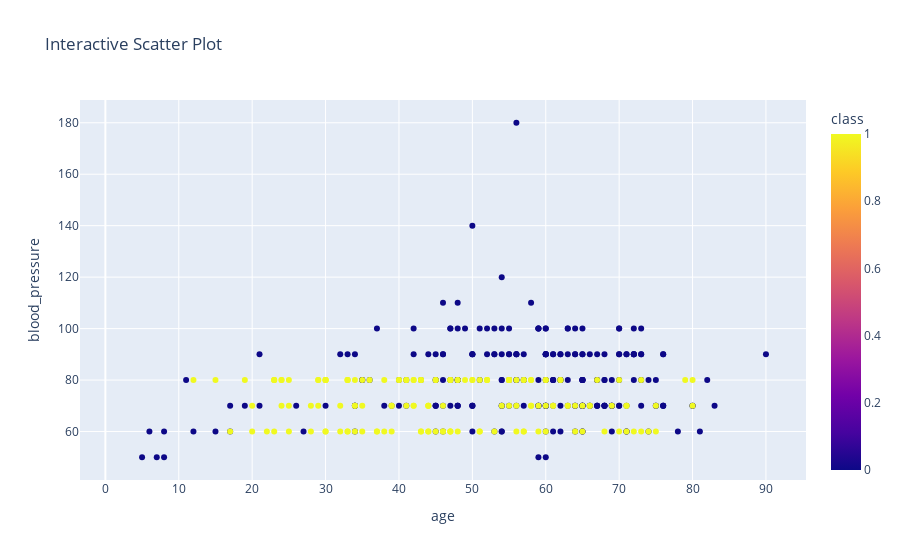

The notebook cell this image was saved under:
### Code cell
px.scatter(df, x= 'age', y = 'blood_pressure', color = 'class', hover_data = ['serum_creatinine', 'haemoglobin'], title = "Interactive Scatter Plot")

### Figure 1 — Plotly figure (JSON) as saved in the notebook; plotly's stock layout.template omitted (floating-point values rounded to 4 significant figures; data arrays with more than 128 entries replaced by an {"elided": "..."} marker saying what was removed)
{"data": [{"customdata": {"elided": "400x2 float values"}, "hovertemplate": "age=%{x}<br>blood_pressure=%{y}<br>serum_creatinine=%{customdata[0]}<br>haemoglobin=%{customdata[1]}<br>class=%{marker.color}<extra></extra>", "legendgroup": "", "marker": {"color": {"elided": "400 int values"}, "coloraxis": "coloraxis", "symbol": "circle"}, "mode": "markers", "name": "", "orientation": "v", "showlegend": false, "type": "scatter", "x": {"elided": "400 int values"}, "xaxis": "x", "y": {"elided": "400 int values"}, "yaxis": "y"}], "layout": {"autosize": true, "coloraxis": {"colorbar": {"title": {"text": "class"}}, "colorscale": [[0, "#0d0887"], [0.1111, "#46039f"], [0.2222, "#7201a8"], [0.3333, "#9c179e"], [0.4444, "#bd3786"], [0.5556, "#d8576b"], [0.6667, "#ed7953"], [0.7778, "#fb9f3a"], [0.8889, "#fdca26"], [1, "#f0f921"]]}, "legend": {"tracegroupgap": 0}, "title": {"text": "Interactive Scatter Plot"}, "xaxis": {"anchor": "y", "autorange": true, "domain": [0, 1], "range": [-3.334, 95.33], "title": {"text": "age"}, "type": "linear"}, "yaxis": {"anchor": "x", "autorange": true, "domain": [0, 1], "range": [39.27, 190.7], "title": {"text": "blood_pressure"}, "type": "linear"}}}
